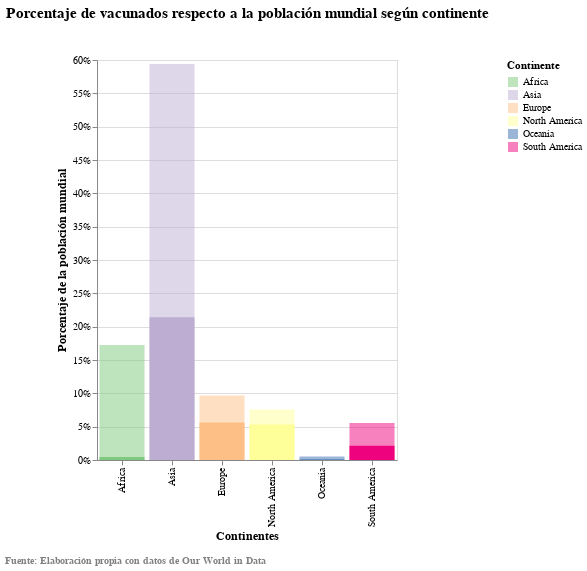

The notebook cell this image was saved under:
### Markdown cell above
<h3 style="color: #2e6c80;">3.2 Avance de la vacunación a nivel mundial</h3>

### Code cell
# Ahora queremos un gráfico que muestra el avance de la vacunación a nivel mundial hasta el 24 de junio de 2021.
# Este gráfico debe de mostrar el porcentaje de vacunados totales por continente y compararlo con el total
# de población

# Primero, creamos el plot3 que tendrá a la población ya vacunada
plot3 = alt.Chart(vacunas_continente).transform_joinaggregate(
    TotalTime='sum(población)',
).transform_calculate(
    PercentOfTotal="datum.vacunados_totales / datum.TotalTime"
).mark_bar().encode(
    alt.Y('PercentOfTotal:Q', axis=alt.Axis(title='Porcentaje de la población mundial', titleFontSize=12, format='.0%')),
    alt.X('Continente:N',
          axis=alt.Axis(title='Continentes', titleFontSize=12)), 
    color = 'Continente:N'
).properties(width=300,
    height=400)

# Ahora, creamos el plot4 que tiene a la población por continente en porcentaje respecto al total poblacional del mundo
plot4 = alt.Chart(vacunas_continente).transform_joinaggregate(
    TotalTime='sum(población)',
).transform_calculate(
    PercentOfTotal="datum.población / datum.TotalTime"
).mark_bar(opacity=0.5).encode(
    alt.Y('PercentOfTotal:Q', axis=alt.Axis(format='.0%')),
    x='Continente:N',
    color = alt.Color('Continente:N', scale=alt.Scale(scheme='accent')),
    tooltip=['Continente', 'vacunados_totales']
).properties(title=alt.TitleParams(
    "Porcentaje de vacunados respecto a la población mundial según continente",
    color='black',
    fontSize = 15,
    dy = -30),width=300,
    height=400).interactive()

#  Finalmente, creamos el pie de página donde va la fuente
alt.concat(plot3 + plot4,
    title=alt.TitleParams(
        'Fuente: Elaboración propia con datos de Our World in Data ',
        color='gray',
        baseline='bottom',
        orient='bottom',
        anchor='start',
        dy = 20,
        fontSize= 10
    )
)

### Figure 1 — Vega-Lite specification as saved in the notebook (floating-point values rounded to 4 significant figures)
{"config": {"view": {"continuousWidth": 400, "continuousHeight": 300}}, "concat": [{"layer": [{"mark": "bar", "encoding": {"color": {"type": "nominal", "field": "Continente"}, "x": {"type": "nominal", "axis": {"title": "Continentes", "titleFontSize": 12}, "field": "Continente"}, "y": {"type": "quantitative", "axis": {"format": ".0%", "title": "Porcentaje de la población mundial", "titleFontSize": 12}, "field": "PercentOfTotal"}}, "height": 400, "transform": [{"joinaggregate": [{"op": "sum", "field": "población", "as": "TotalTime"}]}, {"calculate": "datum.vacunados_totales / datum.TotalTime", "as": "PercentOfTotal"}], "width": 300}, {"mark": {"type": "bar", "opacity": 0.5}, "encoding": {"color": {"type": "nominal", "field": "Continente", "scale": {"scheme": "accent"}}, "tooltip": [{"type": "nominal", "field": "Continente"}, {"type": "quantitative", "field": "vacunados_totales"}], "x": {"type": "nominal", "field": "Continente"}, "y": {"type": "quantitative", "axis": {"format": ".0%"}, "field": "PercentOfTotal"}}, "height": 400, "selection": {"selector004": {"type": "interval", "bind": "scales", "encodings": ["x", "y"]}}, "title": {"text": "Porcentaje de vacunados respecto a la población mundial según continente", "color": "black", "dy": -30, "fontSize": 15}, "transform": [{"joinaggregate": [{"op": "sum", "field": "población", "as": "TotalTime"}]}, {"calculate": "datum.población / datum.TotalTime", "as": "PercentOfTotal"}], "width": 300}]}], "data": {"name": "data-0f8466bf28edca9f0f0655aa604457d9"}, "title": {"text": "Fuente: Elaboración propia con datos de Our World in Data ", "anchor": "start", "baseline": "bottom", "color": "gray", "dy": 20, "fontSize": 10, "orient": "bottom"}, "$schema": "https://vega.github.io/schema/vega-lite/v4.8.1.json", "datasets": {"data-0f8466bf28edca9f0f0655aa604457d9": [{"Continente": "Africa", "vacunados_totales": 35340000.0, "población": 1339000000.0, "nuevos_casos": 33700.0}, {"Continente": "Asia", "vacunados_totales": 1661000000.0, "población": 4608000000.0, "nuevos_casos": 142800.0}, {"Continente": "Europe", "vacunados_totales": 435600000.0, "población": 750700000.0, "nuevos_casos": 52400.0}, {"Continente": "North America", "vacunados_totales": 414300000.0, "población": 588200000.0, "nuevos_casos": 28060.0}, {"Continente": "Oceania", "vacunados_totales": 6999000.0, "población": 41650000.0, "nuevos_casos": 321.0}, {"Continente": "South America", "vacunados_totales": 165800000.0, "población": 430500000.0, "nuevos_casos": 146500.0}]}}
